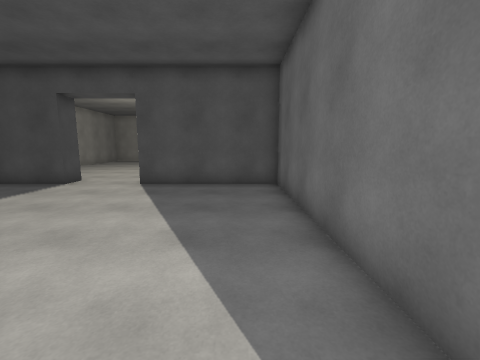
view 1 (above)

15 first-person views from a walk through a Unity game level. The camera is 1.5 m above the floor, tilts 8° down and sees 90° across. The floor is counted in squares, 1 m on a side. Each view is taken from the middle of a square. On the plan, view 1 faces up. The plan holds only what a view shows up to about 13 squares ahead; the rest is blank. The player character is not drawn. Door leaves are left out, so doorways stand open. Some surface patterns are stand-ins.

view 2
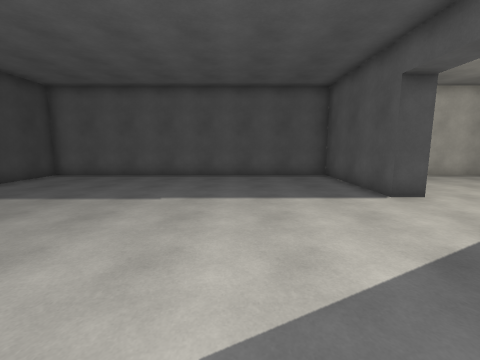

view 3
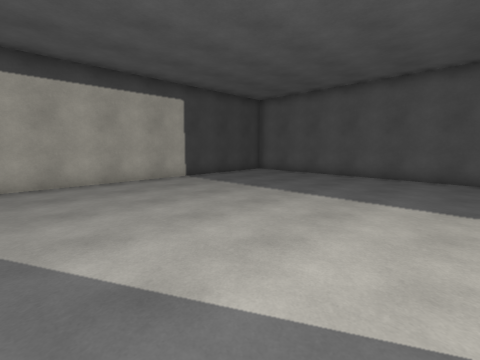

view 4
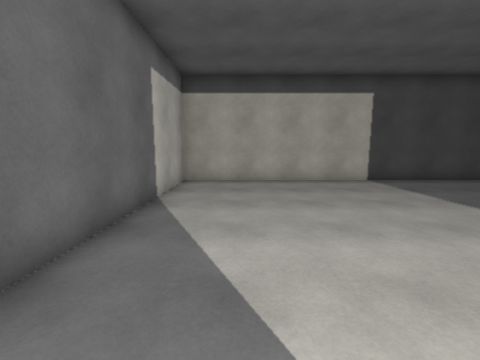

view 5
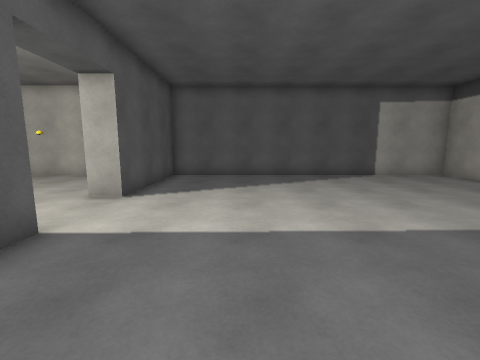

view 6
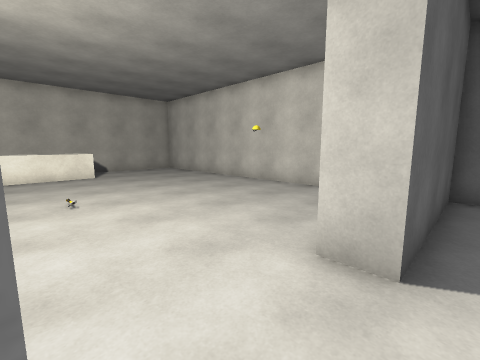

view 7
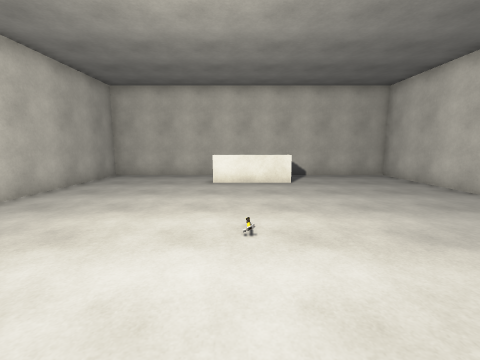

view 8
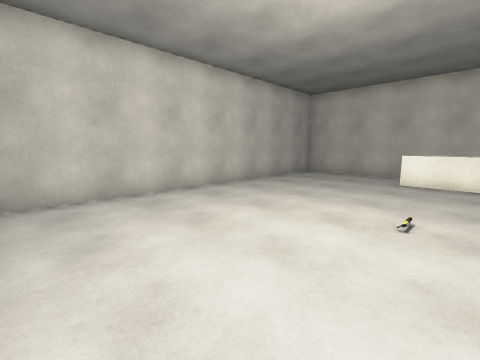

view 9
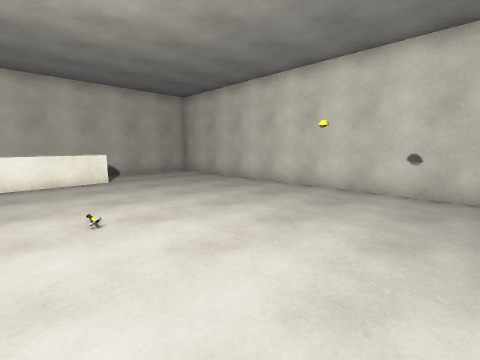

view 10
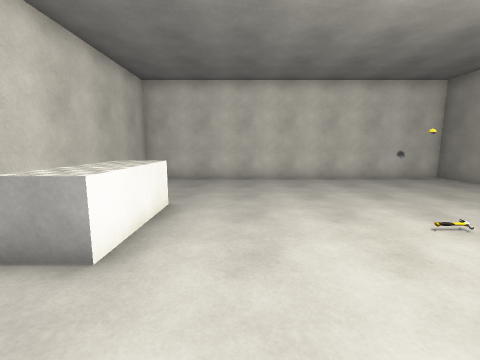

view 11
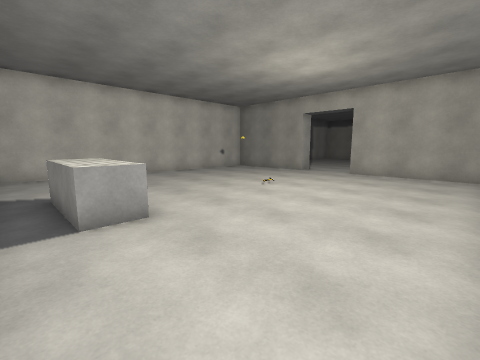

view 12
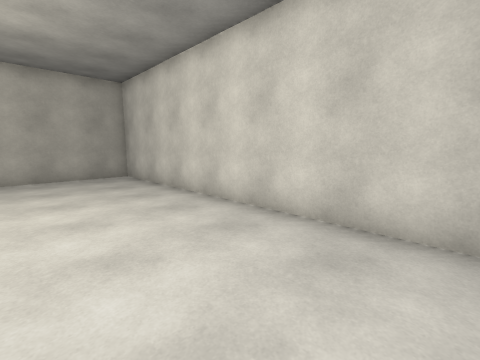

view 13
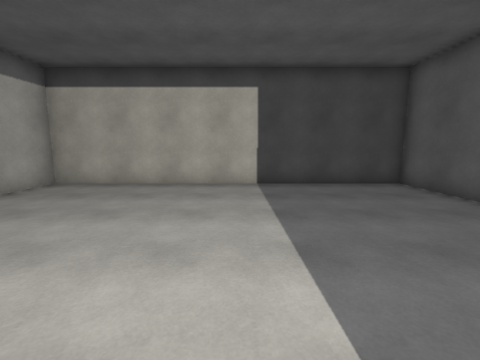

view 14
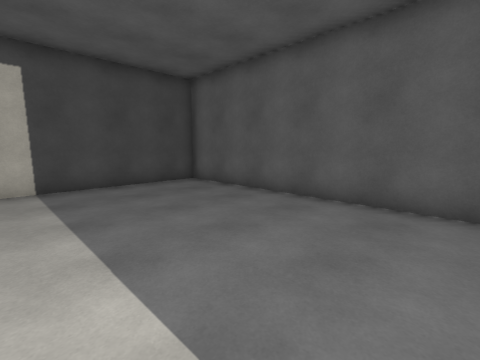

view 15
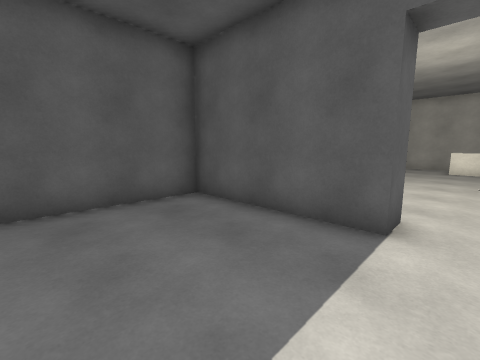

### Floor plan
Ten units are one square. View 1 is at (0, 0); x grows to the right and y downward. Boxes are objects, and circles mark ways between rooms. Rooms are numbered by the first view taken in them; rooms with no view inside come last. Other rooms are left out.
<svg viewBox="-130 -250 150 301">
<path fill="none" stroke="#000" d="M-70 -95 -125 -95 -125 46 15 46 15 -95 -40 -95M-38 -219 -71 -219 -71 -231 -39 -231M-5 -105 15 -105 15 -245 -125 -245 -125 -105 -70 -105"/>
<circle cx="-55" cy="-100" r="3" fill="#2a7"/>
<text x="-60" y="-30">1</text>
<text x="-60" y="-180">2</text>
</svg>
Room 1 opens to room 2.

Where each view was taken, in squares from view 1:
view 1: 0 up, 0 right, facing up
view 2: 5 up, 0 right, facing left
view 3: 6 up, 0 right, facing down-left
view 4: 6 up, 1 left, facing down
view 5: 6 up, 11 left, facing right
view 6: 9 up, 7 left, facing up-right
view 7: 12 up, 6 left, facing up
view 8: 11 up, 5 left, facing up-left
view 9: 11 up, 7 left, facing up-right
view 10: 20 up, 10 left, facing right
view 11: 24 up, 12 left, facing down-right
view 12: 23 up, 8 left, facing down-left
view 13: 5 up, 6 left, facing down
view 14: 5 up, 6 left, facing down-left
view 15: 5 up, 6 left, facing up-left
